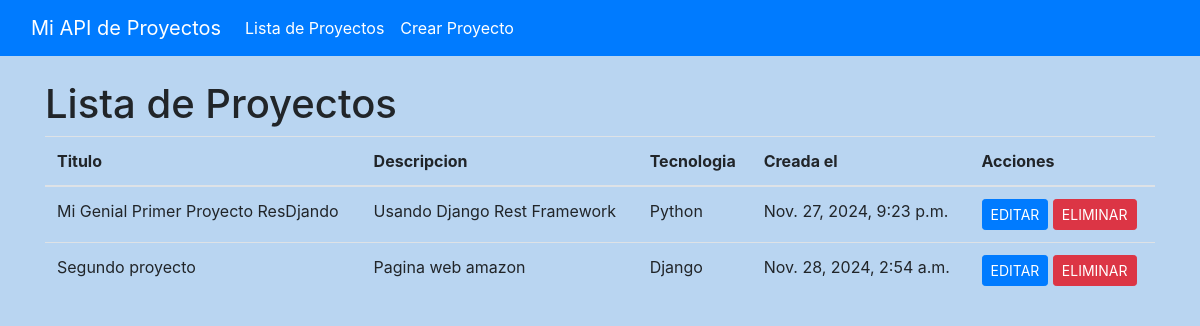
Before: / with the older database file.
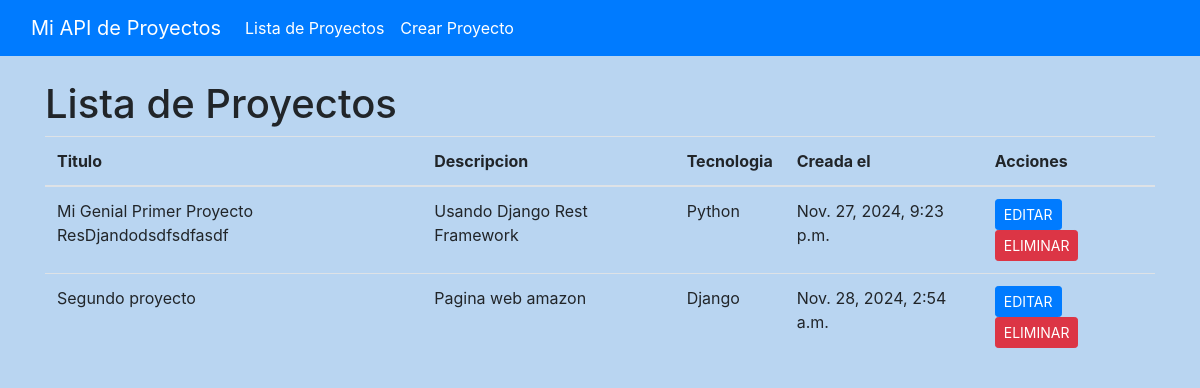
After: the same page with the newer database file.
### proyects/models.py (models this page shows, shortened)
class Proyect(models.Model):
    title = models.CharField(max_length=200)
    description = models.TextField()
    technology = models.CharField(max_length=200)
    created_at = models.DateTimeField(auto_now_add=True)

### proyects/views.py (the view)
# urls.py: path('', views.project_list, name='project_list'),  # Lista de proyectos
def project_list(request):
    projects = Proyect.objects.all()
    return render(request, 'project_list.html', {'projects': projects})

### proyects/templates/project_list.html
{% extends 'base_generic.html' %}
{% block content %}
    <h1>Lista de Proyectos</h1>
    <table class="table">
        <thead>
            <tr>
                <th>Titulo</th>
                <th>Descripcion</th>
                <th>Tecnologia</th>
                <th>Creada el</th>
                <th>Acciones</th>
            </tr>
        </thead>
        <tbody>
            {% for project in projects %}
                <tr>
                    <td>{{ project.title }}</td>
                    <td>{{ project.description }}</td>
                    <td>{{ project.technology }}</td>
                    <td>{{ project.created_at }}</td>
                    <td>
                        <a href="{% url 'project_edit' project.id %}" class="btn btn-primary btn-sm">EDITAR</a>
                        <a href="{% url 'project_delete' project.id %}" class="btn btn-danger btn-sm" onclick="return confirm('¿Estás seguro de eliminar este proyecto?');">ELIMINAR</a>
                    </td>
                </tr>
            {% endfor %}
        </tbody>
    </table>
{% endblock %}

Changed rows visible on the page:
changed Proyect "Usando Django Rest Framework": title "Mi Genial Primer Proyecto ResDjando" → "Mi Genial Primer Proyecto ResDjandodsdfsdfasdf"
